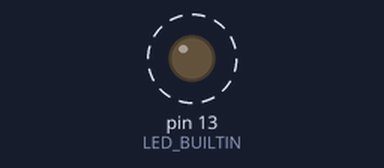
The sketch below on a simulated Arduino Uno, built with avr-gcc and run on an emulated ATmega328P. On the bench: output pins drawn as LEDs (lit = HIGH). Dashed ring = blinking.

Above: at 0.05 s.
Timing chart, 0 to 3.0 s (numbered marks = the images above):
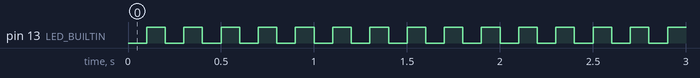

Measured:
- by itself, pin 13 (LED_BUILTIN): alternates HIGH for 0.10 s and LOW for 0.10 s

The sketch:

09.Timer_Library_.ino
```cpp
#include <timer.h>

auto timer = timer_create_default();

bool toggle_led(void *)
{
  digitalWrite(LED_BUILTIN, !digitalRead(LED_BUILTIN)); // toggle the LED

}

void setup() {
  pinMode(LED_BUILTIN, OUTPUT);

  timer.every(100, toggle_led);
}

void loop() {
  timer.tick();
}
```
